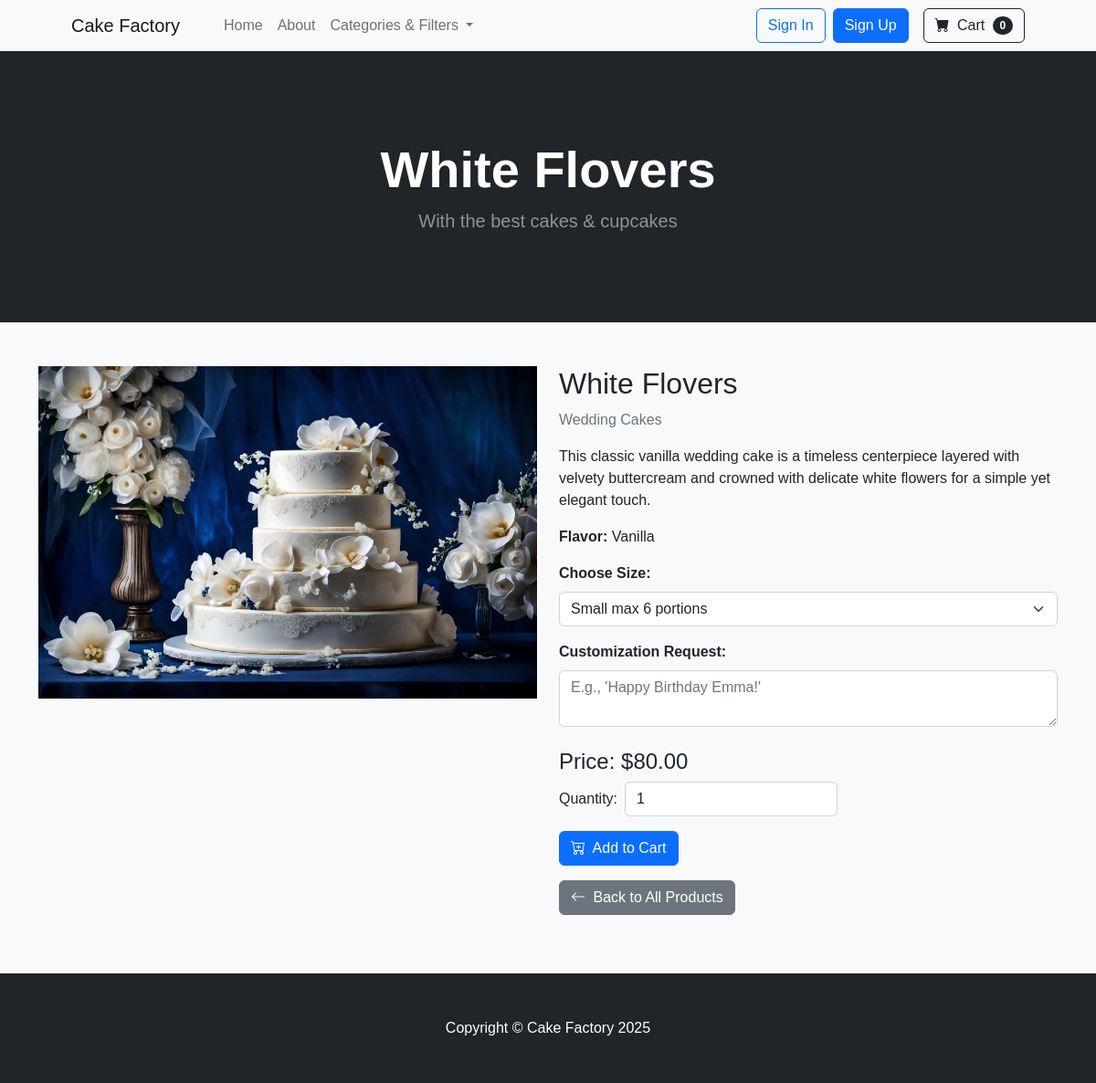
Screenshot of /products/2/ with the database file from the repository.
### products/models.py (models this page shows, shortened)
class Product(models.Model):
    name = models.CharField(max_length=255, unique=True)
    slug = models.SlugField(unique=True, blank=True)
    description = models.TextField(blank=True)
    price = models.DecimalField(max_digits=10, decimal_places=2)
    category = models.ForeignKey(
        Category, on_delete=models.SET_NULL,
        null=True, blank=True, related_name="products"
    )
    flavor = models.ForeignKey(
        Flavor, on_delete=models.SET_NULL,
        null=True, blank=True, related_name="products"
    )
    sizes = models.ManyToManyField(
        Size, blank=True, related_name="products"
    )
    image = models.ImageField(upload_to="product_images/", blank=True, null=True)
    allergen_info = models.TextField(blank=True, help_text="E.g., Contains nuts, gluten-free")
    available = models.BooleanField(default=True)
    created_at = models.DateTimeField(auto_now_add=True)

class Category(models.Model):
    name = models.CharField(max_length=100, unique=True)
    slug = models.SlugField(unique=True, blank=True)

class Flavor(models.Model):
    name = models.CharField(max_length=100, unique=True)
    slug = models.SlugField(unique=True, blank=True)

### products/views.py (the view)
# urls.py: path('<int:pk>/', ProductDetailView.as_view(), name='product_detail'),
class ProductDetailView(DetailView):
    model = Product
    template_name = 'products/product_detail.html'

### orders/context_processors.py (called while the page is built)
def cart_context(request):
    cart = request.session.get('cart', {})
    total_items = sum(item['quantity'] for item in cart.values()) if cart else 0
    total_price = sum(float(item['price']) * int(item['quantity']) for item in cart.values()) if cart else 0.00
    return {
        'cart_items': total_items,
        'cart_total_price': total_price
    }

### products/context_processors.py (called while the page is built)
def categories_context(request):
    return {
        'categories': Category.objects.all()
    }

### products/templates/products/product_detail.html (shortened to what this page needs)
{% extends "base.html" %}
{% block header %}{{ product.name }}{% endblock %}
{% block content %}
<div class="row">
    <div class="col-md-6 mb-3">
        {% if product.image %}
            <img src="{{ product.image.url }}" class="img-fluid" alt="{{ product.name }}">
        {% else %}
            <img src="https://via.placeholder.com/600x400?text=No+Image" class="img-fluid" alt="No Image">
        {% endif %}
    </div>
    <div class="col-md-6 mb-3">
        <h2>{{ product.name }}</h2>
        {% if product.category %}
            <p class="text-muted">{{ product.category.name }}</p>
        {% else %}
            <p class="text-muted">No Category</p>
        {% endif %}
        <p>{{ product.description }}</p>
        {% if product.flavor %}
            <p><strong>Flavor:</strong> {{ product.flavor.name }}</p>
        {% endif %}
        {% if product.sizes.all %}
            <form method="POST" action="{% url 'cart_add' product.id %}">
                <div class="mb-3">
                    <label for="size" class="form-label"><strong>Choose Size:</strong></label>
                    <select name="size" id="size" class="form-select">
                        {% for size in product.sizes.all %}
                            <option value="{{ size.id }}">{{ size.name }}</option>
                        {% endfor %}
                    </select>
                </div>
        {% endif %}
        <div class="mb-3">
            <label for="customization" class="form-label"><strong>Customization Request:</strong></label>
            <textarea name="customization" id="customization" class="form-control" placeholder="E.g., 'Happy Birthday Emma!'"></textarea>
        </div>
        <h4 class="mt-4">Price: ${{ product.price }}</h4>
        <div class="d-flex align-items-center mb-3">
            <label for="quantity" class="me-2 mb-0">Quantity:</label>
            <input type="number" name="quantity" id="quantity" value="1" min="1" class="form-control w-auto">
        </div>
        <button type="submit" class="btn btn-primary">
            <i class="bi bi-cart-plus me-1"></i> Add to Cart
        </button>
        </form>
        <a href="{% url 'product_list' %}" class="btn btn-secondary mt-3">
            <i class="bi bi-arrow-left me-1"></i> Back to All Products
        </a>
    </div>
</div>
{% endblock %}

### static/css/styles.css (style rules this page uses)
body { background-color: #f8f9fa; font-family: 'Poppins', sans-serif; }

### rows the page displays
Product: name "White Flovers", image (picture), category.name "Wedding Cakes", description "This classic vanilla wedding cake is a timeless centerpiece layered with velvety buttercream and crowned with delicate white flowers for a simple yet elegant touch.", flavor.name "Vanilla", price "80.00"

### other values shown
{{ cart_items|default:0 }} "0"
form field size "Small max 6 portions"
